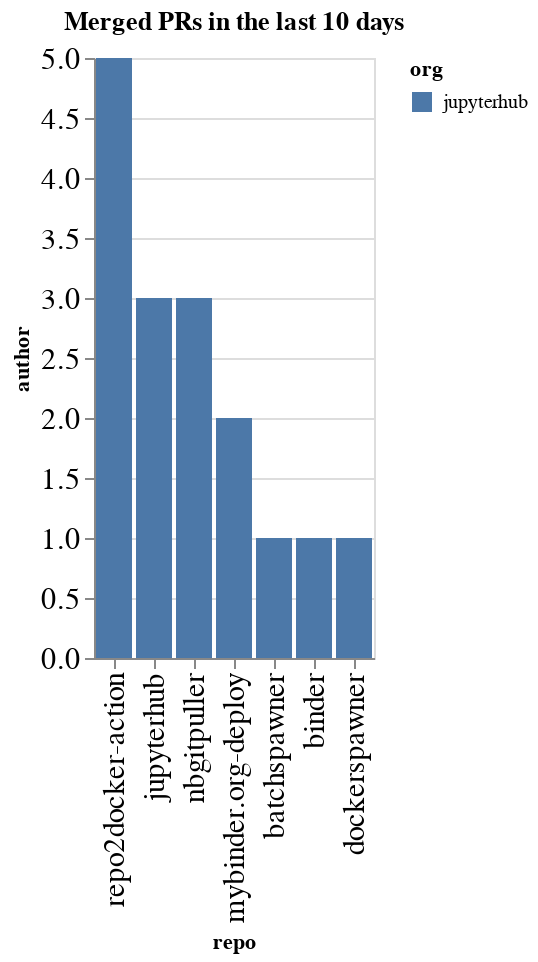

Write notebook code for a chart like this one.
### Code cell
prs_by_repo = merged.groupby(['org', 'repo']).count()['author'].reset_index().sort_values(['org', 'author'], ascending=False)
alt.Chart(data=prs_by_repo, title=f"Merged PRs in the last {n_days} days").mark_bar().encode(
    x=alt.X('repo', sort=prs_by_repo['repo'].values.tolist()),
    y='author',
    color='org'
)

### Figure 1 — Vega-Lite specification as saved in the notebook (floating-point values rounded to 4 significant figures)
{"config": {"axisLeft": {"labelFontSize": 15}, "axisBottom": {"labelFontSize": 15}}, "data": {"name": "data-20179c8b256d261ac335df2bd4d71155"}, "mark": "bar", "encoding": {"color": {"type": "nominal", "field": "org"}, "x": {"type": "nominal", "field": "repo", "sort": ["repo2docker-action", "jupyterhub", "nbgitpuller", "mybinder.org-deploy", "batchspawner", "binder", "dockerspawner"]}, "y": {"type": "quantitative", "field": "author"}}, "title": "Merged PRs in the last 10 days", "$schema": "https://vega.github.io/schema/vega-lite/v4.0.2.json", "datasets": {"data-20179c8b256d261ac335df2bd4d71155": [{"org": "jupyterhub", "repo": "repo2docker-action", "author": 5}, {"org": "jupyterhub", "repo": "jupyterhub", "author": 3}, {"org": "jupyterhub", "repo": "nbgitpuller", "author": 3}, {"org": "jupyterhub", "repo": "mybinder.org-deploy", "author": 2}, {"org": "jupyterhub", "repo": "batchspawner", "author": 1}, {"org": "jupyterhub", "repo": "binder", "author": 1}, {"org": "jupyterhub", "repo": "dockerspawner", "author": 1}]}}
